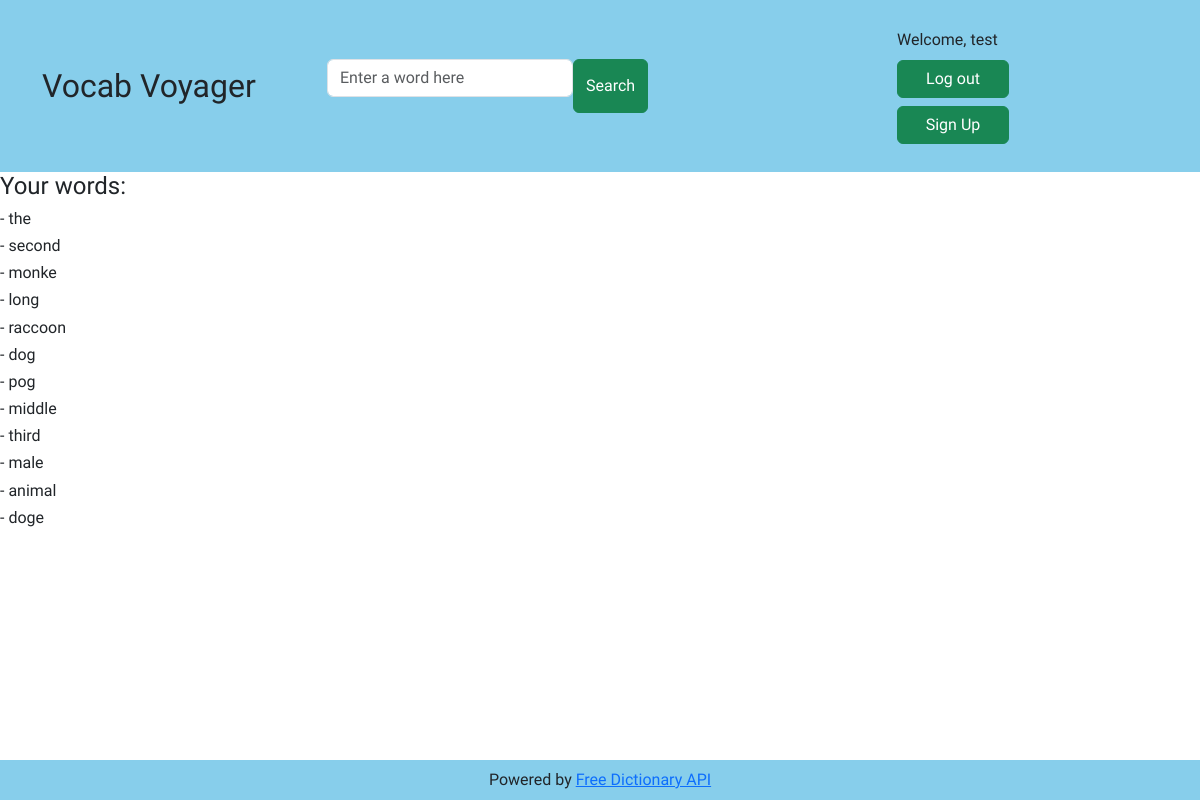
The app's page / (signed in) with its own data.
### dictionary/models.py (models this page shows, shortened)
class VocabTerm(models.Model):
    user = models.ForeignKey(User, on_delete=models.CASCADE)
    word = models.CharField(max_length=50)
    date_added = models.DateTimeField(auto_now_add=True)
    class Meta:
        constraints = [
            models.UniqueConstraint(fields=['user', 'word'], name='unique_vocab_term')
        ]

### dictionary/views.py (the view)
# urls.py: path('', views.home, name='home'),
def home(request):
    if request.method == 'POST':
        form = WordForm(request.POST)
        if form.is_valid():
            word = form.cleaned_data['word']
            print(word)
            return redirect('definition', search_query = word)
    else:
        form = WordForm()
    if request.user.is_authenticated:
        return render(request, 'dictionary/home.html', {'search_bar': form, 'terms': VocabTerm.objects.filter(user=request.user)})
    else:
        return render(request, 'dictionary/base.html', {'search_bar': form})

### dictionary/forms.py
class WordForm(forms.Form):
    word = forms.CharField(
        label = False,
        max_length = 50,
        widget = forms.TextInput(attrs={'placeholder': 'Enter a word here'})
    )

### dictionary/templates/dictionary/home.html
{% extends "dictionary/base.html" %}
{% block user_words %}
    <h4>Your words:</h4>
    {% for vocab_term in terms %}
        <h6>- {{ vocab_term.word }}</h6>
    {% endfor %}
{% endblock %}

### dictionary/templates/dictionary/base.html (shortened to what this page needs)
{% load static %}
{% load crispy_forms_tags %}
<!DOCTYPE html>
<html>
    <head>
        <link rel='stylesheet' href="{% static '/css/main.css' %}">
        <link href="https://cdn.jsdelivr.net/npm/bootstrap@5.3.2/dist/css/bootstrap.min.css" rel="stylesheet">
    </head>
    <body>
        <nav class="py-4 nav-custom">
            <div class="container">
                <div class="row align-items-center">
                    <div class="col-3">
                        <a href="/" class="navbar-brand fs-2">
                            Vocab Voyager
                        </a>
                    </div>
                    <div class="col-6">
                        <div id='search-bar'>
                            <form method="POST" action="{% url 'home' %}" class="d-flex">
                                {{ search_bar | crispy }}
                                <input class="btn btn-success" type="submit" id="submit-btn" value="Search">
                            </form>
                        </div>
                    </div>
                    <div class="col-3">
                        {% if user.is_authenticated %}
                            <div class="py-1">
                                <span>Welcome, {{ user.username }}</span>
                            </div>
                            <div class="py-1">
                                <a href="/log-out" class="btn btn-success user-btn">Log out</a>
                            </div>
                        {% else %}
                            <div class="py-1">
                                <a href="/login" class="btn btn-success user-btn">Login</a>
                            </div>
                        {% endif %}
                        <div class="py-1">
                            <a href="/sign-up" class="btn btn-success user-btn">Sign Up</a>
                        </div>
                    </div>
                </div>
            </div>
        </nav>
        {% block user_words %} {% endblock %}
        <br>
        <br>
        <div class="footer">
            Powered by
            <a href="https://dictionaryapi.dev" target="_blank">
                Free Dictionary API
            </a>
        </div>
    </body>
</html>

### dictionary/static/css/main.css (style rules this page uses)
* { font-family: 'Gantari', sans-serif; box-sizing: border-box; margin: 0; }
.nav-custom { background-color: #87ceeb; }
.user-btn { width: 7em; }
a { text-decoration: none; }
.footer { position: fixed; text-align: center; background-color: #87ceeb; padding: 0.5em; bottom: 0; width: 100%; }

### records on screen
VocabTerm: word "the"
VocabTerm: word "second"
VocabTerm: word "monke"
VocabTerm: word "long"
VocabTerm: word "raccoon"
VocabTerm: word "dog"
VocabTerm: word "pog"
VocabTerm: word "middle"
VocabTerm: word "third"
VocabTerm: word "male"
VocabTerm: word "animal"
VocabTerm: word "doge"

### other values on screen
{{ user.username }} "test"
